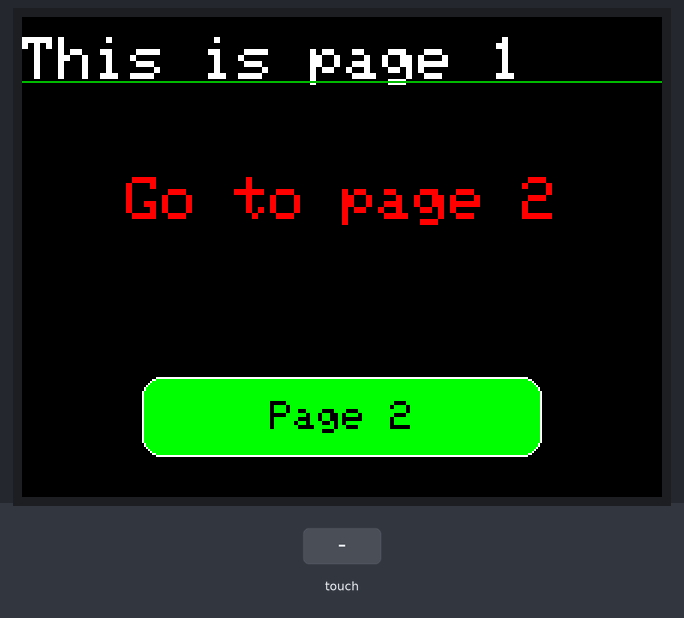
The sketch below on a simulated Arduino Uno, built with avr-gcc and run on an emulated ATmega328P. Shown: 320×240 colour display. Inputs (shaded band) come from the test bench. What the sketch prints to the serial monitor is not drawn.

Above: at 1.3 s.
1.4 s: touch panel pressed at 13 % / 30 % of its raw x / y range
3.1 s: touch panel pressed at 13 % / 50 % of its raw x / y range
At 4.4 s:
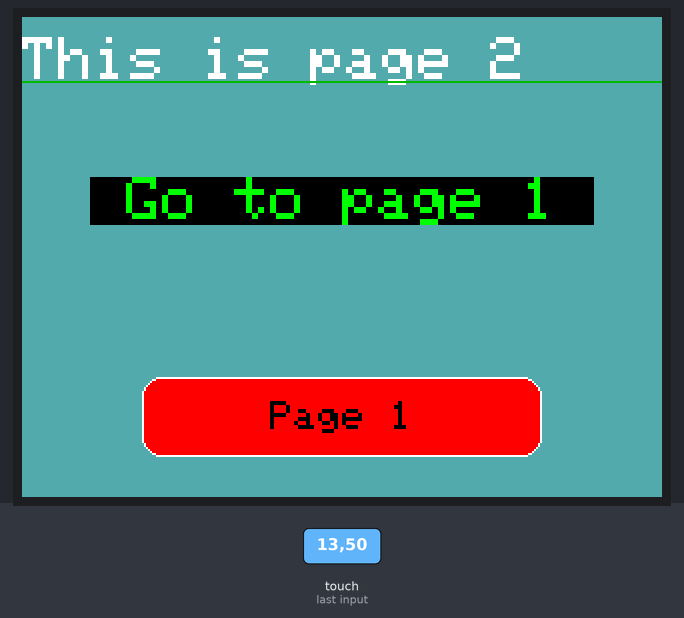
4.7 s: touch panel pressed at 13 % / 70 % of its raw x / y range
At 5.8 s:
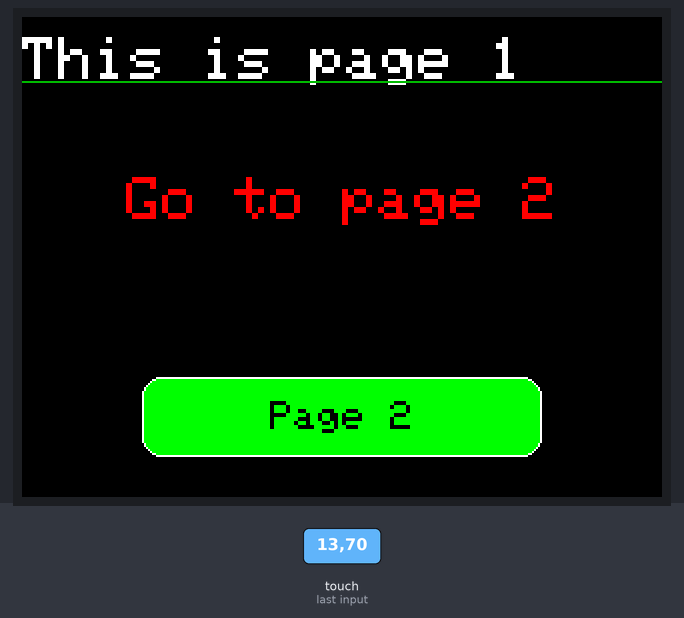
Timing chart, 0 to 7.7 s (numbered marks = the images above; inputs shaded):
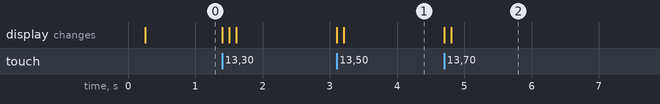

Measured:
- after the input at 3.1 s, the display: first changes at once (image 1 shows a later state)
- after the input at 4.7 s, the display: first changes at once (image 2 shows a later state)

The sketch:

prueba_display.ino
```cpp
//Libraries
#include <SD.h>//https://www.arduino.cc/en/reference/SD
#include <Adafruit_GFX.h>//https://github.com/adafruit/Adafruit-GFX-Library
#include <MCUFRIEND_kbv.h>//https://github.com/prenticedavid/MCUFRIEND_kbv
#include <TouchScreen.h> //https://github.com/adafruit/Adafruit_TouchScreen
//Constants
#define SD_CS 10
#define BLACK 0
#define GREY 21845
#define BLUE 31
#define RED 63488
#define GREEN 2016
#define DARKGREEN 1472
#define CYAN 2047
#define MAGENTA 63519
#define YELLOW 65504
#define GOLD 56768
#define WHITE 65535
//Touch screen configuration
#define MINPRESSURE 200
#define MAXPRESSURE 1000
// ALL Touch panels and wiring is DIFFERENT
// copy-paste results from TouchScreen_Calibr_native.ino
//3.5 Parameters
const int XP = 8, XM = 16, YP = 17, YM = 9; //320x480 ID=0x9486
const int TS_LEFT = 144, TS_RT = 887, TS_TOP = 936, TS_BOT = 87;
//2.8 Parameters
//const int XP = 8, XM = 16, YP = A3, YM = 9; //240x320 ID=0x9341
//const int TS_LEFT = 907, TS_RT = 120, TS_TOP = 74, TS_BOT = 913;
TouchScreen ts = TouchScreen(XP, YP, XM, YM, 300);
TSPoint p;
bool down;
int pixel_x, pixel_y;         //Touch_getXY() updates global vars
//Variables
int currentPage   = 0, oldPage = -1;
//Objects
MCUFRIEND_kbv tft;
// Button calibration
Adafruit_GFX_Button page1_btn, page2_btn;
int margin = 5;
int btnWidth = 100;
int btnHeight = 40;
int btnY = 200;
void setup() {
  //Init Serial USB
  Serial.begin(9600);
  Serial.println(F("Initialize System"));
  //Init tft screen
  uint16_t ID = tft.readID();
  if (ID == 0xD3D3) ID = 0x9486;  //for 3.5" TFT LCD Shield , 0x9341 for 2.8" TFT LCD Shield
  tft.begin(ID);
  tft.setRotation(1);//0-PORTRAIT 1-PAYSAGE 2-REVERSE PORTRAIT 3-REVERSE PAYSAGE
  //Uncomment if you are using SD
  /*if (!SD.begin(SD_CS)) {
      Serial.println(F("initialization failed!"));
      return;
  }*/
  currentPage = 0; // Indicates that we are at Home Screen
}
void loop() {
  down = Touch_getXY();
  switch (currentPage) {
      case 0:
          if (currentPage != oldPage) {
              Serial.println(F("Page 1"));
              drawPage1();
          }
          page2_btn.press(down && page2_btn.contains(pixel_x, pixel_y));
          //if (page2_btn.justReleased()) page2_btn.drawButton();
          if (page2_btn.justPressed()) {
              currentPage = 1;
          }
          break;
      case 1:
          if (currentPage != oldPage) {
              Serial.println(F("Page 2"));
              drawPage2();
          }
          page1_btn.press(down && page1_btn.contains(pixel_x, pixel_y));
          //if (page1_btn.justReleased()) page1_btn.drawButton();
          if (page1_btn.justPressed()) {
              currentPage = 0;
          }
          break;
  }
}
void drawPage1() { /* function drawHomePage */
  tft.setRotation(1);
  tft.fillScreen(BLACK);
  //Title
  tft.setCursor(0, 10);
  tft.setTextSize(3);
  tft.setTextColor(WHITE, BLACK);
  tft.print("This is page 1"); // Prints the string on the screen
  tft.drawLine(0, 32, 319, 32, DARKGREEN); // Draws the red line
  //text
  tft.setTextSize(3);
  tft.setTextColor(RED, BLACK);
  tft.setCursor(tft.width() / 2. -  14 * 3 * 3, 80);
  tft.print(" Go to page 2 ");
  //Button
  page2_btn.initButton(&tft, tft.width() / 2., 200, 2 * btnWidth, btnHeight, WHITE, GREEN, BLACK, "Page 2", 2);
  page2_btn.drawButton(false);
  oldPage = currentPage;
}
void drawPage2() { /* function drawHomePage */
  tft.setRotation(1);
  tft.fillScreen(GREY);
  //Title
  tft.setCursor(0, 10);
  tft.setTextSize(3);
  tft.setTextColor(WHITE, GREY);
  tft.print("This is page 2"); // Prints the string on the screen
  tft.drawLine(0, 32, 319, 32, DARKGREEN); // Draws the red line
  //text
  tft.setTextSize(3);
  tft.setTextColor(GREEN, BLACK);
  tft.setCursor(tft.width() / 2. - 14 * 3 * 3, 80);
  tft.print(" Go to page 1 ");
  //Button
  page1_btn.initButton(&tft, tft.width() / 2., 200, 2 * btnWidth, btnHeight, WHITE, RED, BLACK, "Page 1", 2);
  page1_btn.drawButton(false);
  oldPage = currentPage;
}
/************************************************************************************
      UTILITY FUNCTION
*************************************************************************************/
bool Touch_getXY(void)
{
  p = ts.getPoint();
  pinMode(YP, OUTPUT);          //restore shared pins
  pinMode(XM, OUTPUT);
  digitalWrite(YP, HIGH);
  digitalWrite(XM, HIGH);
  bool pressed = (p.z > MINPRESSURE && p.z < MAXPRESSURE);
  if (pressed) {
      if (tft.width() <= tft.height()) { //Portrait
          pixel_x = map(p.x, TS_LEFT, TS_RT, 0, tft.width()); //.kbv makes sense to me
          pixel_y = map(p.y, TS_TOP, TS_BOT, 0, tft.height());
      } else {
          pixel_x = map(p.y, TS_TOP, TS_BOT, 0, tft.width());
          pixel_y = map(p.x, TS_RT, TS_LEFT, 0, tft.height());
      }
  }
  return pressed;
}
```
